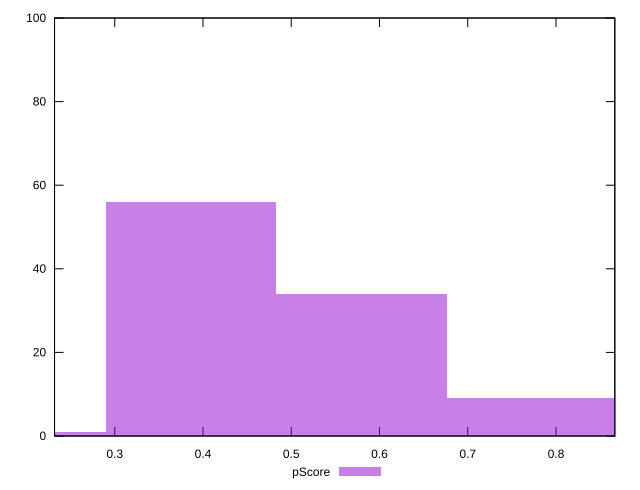

The script that saved this image:
reset

$pScore <<EOF
0.7731574818926035 9
0.38657874094630174 56
0.5798681114194526 34
0.19328937047315087 1
EOF

set key outside below
set boxwidth 0.19328937047315087
set xrange [0.23176470588235293:0.8666666666666667]
set yrange [0:100]
set trange [0:100]
set style fill transparent solid 0.5 noborder
set terminal svg size 640, 490 enhanced background rgb 'white'
set output "reports/report_00027_2021-02-24T12-40-31.850Z/uses-http2/samples/music/pScore/histogram.svg"

plot $pScore title "pScore" with boxes

reset
